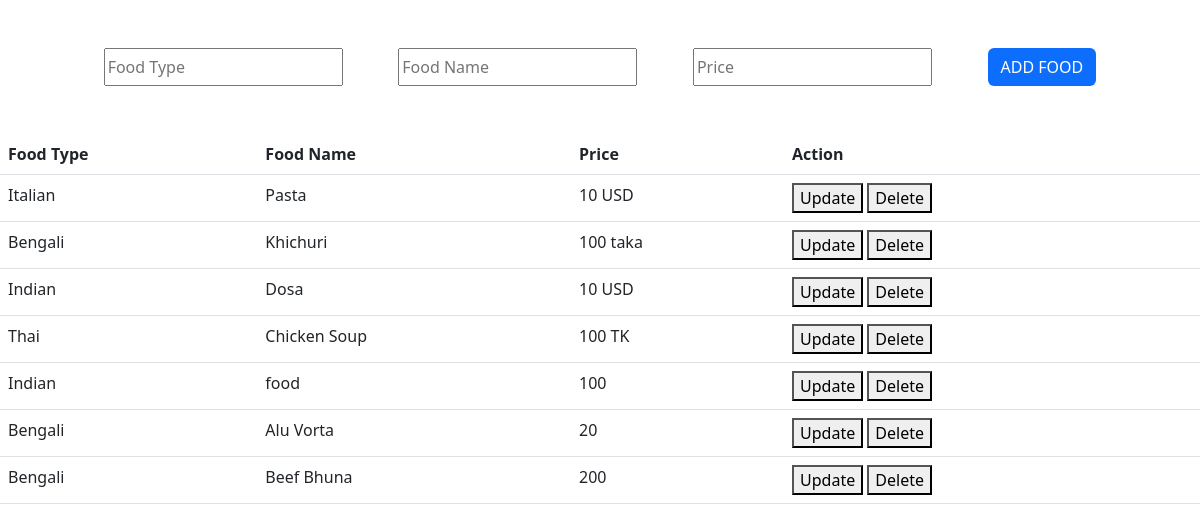
The page /manageFoodItem on the database its author committed.
### myapp/models.py (models this page shows)
class FoodItem(models.Model):
    food_type = models.CharField(max_length=50)
    food_name = models.CharField(max_length=50)
    food_price = models.CharField(max_length=50)

### myapp/views.py (the view, shortened to what this page needs)
# urls.py: path('manageFoodItem',views.manageFoodItem , name='manageFoodItem'),
def manageFoodItem(request):
    item = FoodItem.objects.all()
    context = {
        'item' : item,
    }
    return render( request, 'myapp/manageFoodItem.html',context)

### myapp/templates/myapp/manageFoodItem.html (shortened to what this page needs)
<!doctype html>
<html lang="en">
  <head>
    <link href="https://cdn.jsdelivr.net/npm/bootstrap@5.2.0-beta1/dist/css/bootstrap.min.css" rel="stylesheet">
  </head>
  <body>
    <div class="text-center m-5">
      <form class="d-flex justify-content-evenly" action="{% url 'manageFoodItem' %}" method="POST">
         <input type="text" name="type" placeholder="Food Type">
         <input type="text" name="name" placeholder="Food Name">
         <input type="text" name="price" placeholder="Price">
         <button type="submit" class="btn bg-primary text-white">ADD FOOD</button>
      </form>
    </div>
     <table class="table">
         <tr>
             <th>Food Type</th>
             <th>Food Name</th>
             <th>Price</th>
             <th>Action</th>
         </tr>
         {% for i in item %}
           <tr>
               <td>{{i.food_type}}</td>
               <td>{{i.food_name}}</td>
               <td>{{i.food_price}}</td>
               <td>
                 <button>Update</button>
                 <button>Delete</button>
              </td>
           </tr>
         {% endfor %}
     </table>
  </body>
</html>

### rows shown on the page
FoodItem: food_type "Italian", food_name "Pasta", food_price "10 USD"
FoodItem: food_type "Bengali", food_name "Khichuri", food_price "100 taka"
FoodItem: food_type "Indian", food_name "Dosa", food_price "10 USD"
FoodItem: food_type "Thai", food_name "Chicken Soup", food_price "100 TK"
FoodItem: food_type "Indian", food_name "food", food_price "100"
FoodItem: food_type "Bengali", food_name "Alu Vorta", food_price "20"
FoodItem: food_type "Bengali", food_name "Beef Bhuna", food_price "200"
